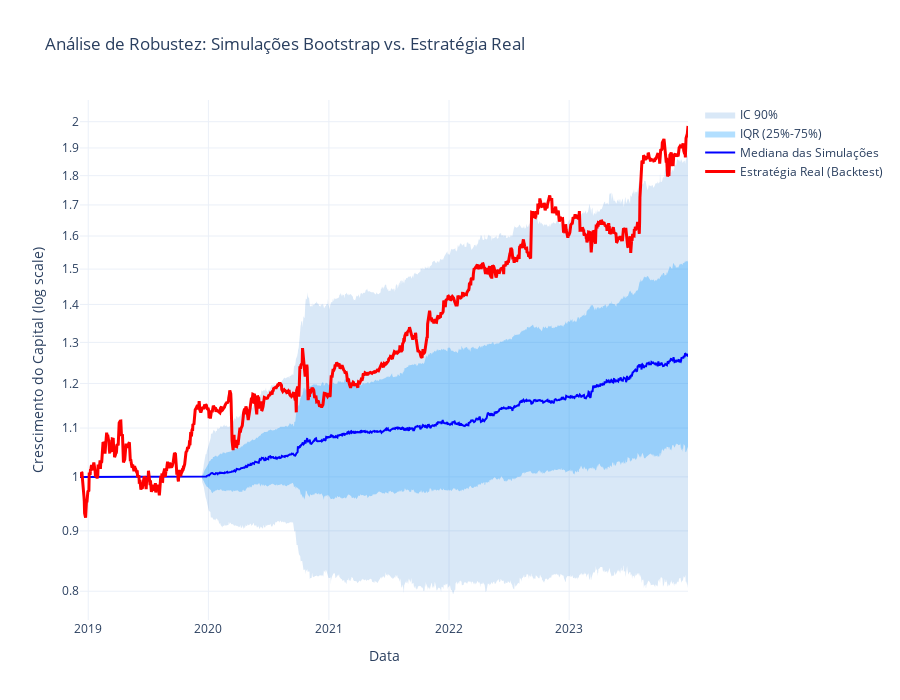

The notebook cell this image was saved under:
### Code cell
# === PASSO 7: Análise de Robustez com Bootstrap de Retornos ===
import plotly.graph_objects as go
import numpy as np
import pandas as pd

print("\n" + "="*80)
print("ANÁLISE DE ROBUSTEZ - SIMULAÇÕES BOOTSTRAP".center(80))
print("="*80)

def simulate_robust_bootstrap(prices_df, target_weights_df, n_simulations=500):
    """
    Simula a estratégia usando bootstrap de retornos históricos.
    Mais realista que adicionar ruído aos pesos.
    """
    all_equity_curves = []
    
    # Calcular retornos históricos
    returns = prices_df.pct_change().fillna(0)
    
    print(f"\nExecutando {n_simulations} simulações bootstrap...")
    
    for i in range(n_simulations):
        # Amostrar retornos com reposição
        idx = np.random.choice(len(returns), size=len(returns), replace=True)
        bootstrap_returns = returns.iloc[idx].values
        bootstrap_returns = pd.DataFrame(
            bootstrap_returns, 
            columns=returns.columns, 
            index=returns.index
        )
        
        # Calcular retornos do portfólio
        weights_aligned = target_weights_df.reindex(bootstrap_returns.index).fillna(method='ffill').fillna(0)
        portfolio_ret = (weights_aligned * bootstrap_returns).sum(axis=1)
        
        # Aplicar custos de transação
        turnover = weights_aligned.diff().abs().sum(axis=1)
        transaction_costs = turnover * 0.0005  # 5 bps
        net_returns = portfolio_ret - transaction_costs
        
        # Calcular curva de equity começando de 1.0
        equity = pd.Series(1.0, index=net_returns.index)
        equity.iloc[1:] = (1 + net_returns.iloc[1:]).cumprod()
        all_equity_curves.append(equity)
        
        if (i + 1) % 100 == 0:
            print(f"  ✓ {i + 1}/{n_simulations} simulações concluídas")
    
    return all_equity_curves

# Executar simulações bootstrap
bootstrap_curves = simulate_robust_bootstrap(prices_df, target_weights_df, n_simulations=500)

# Calcular percentis
equity_matrix = pd.DataFrame(bootstrap_curves)
percentile_5 = equity_matrix.quantile(0.05, axis=0)
percentile_25 = equity_matrix.quantile(0.25, axis=0)
percentile_50 = equity_matrix.quantile(0.50, axis=0)
percentile_75 = equity_matrix.quantile(0.75, axis=0)
percentile_95 = equity_matrix.quantile(0.95, axis=0)

# Estratégia original
original_equity = (1 + bt.results).cumprod()

# Criar gráfico com Plotly
fig = go.Figure()

# Intervalo de confiança 90% (preenchido)
fig.add_trace(go.Scatter(
    x=list(original_equity.index) + list(original_equity.index[::-1]),
    y=list(percentile_5.values) + list(percentile_95.values[::-1]),
    fill='toself',
    fillcolor='rgba(0, 100, 200, 0.15)',
    line=dict(color='rgba(255,255,255,0)'),
    name='IC 90%'
))

# Intervalo IQR 50% (preenchido)
fig.add_trace(go.Scatter(
    x=list(original_equity.index) + list(original_equity.index[::-1]),
    y=list(percentile_25.values) + list(percentile_75.values[::-1]),
    fill='toself',
    fillcolor='rgba(0, 150, 255, 0.3)',
    line=dict(color='rgba(255,255,255,0)'),
    name='IQR (25%-75%)'
))

# Mediana
fig.add_trace(go.Scatter(
    x=original_equity.index,
    y=percentile_50,
    mode='lines',
    line=dict(color='blue', width=2),
    name='Mediana das Simulações'
))

# Estratégia original (com destaque)
fig.add_trace(go.Scatter(
    x=original_equity.index,
    y=original_equity,
    mode='lines',
    line=dict(color='red', width=3),
    name='Estratégia Real (Backtest)'
))

# Benchmark
if hasattr(config, 'BENCHMARK_TICKER') and config.BENCHMARK_TICKER in prices_df.columns:
    benchmark_returns = prices_df[config.BENCHMARK_TICKER].pct_change().fillna(0)
    benchmark_equity = (1 + benchmark_returns).cumprod()
    fig.add_trace(go.Scatter(
        x=original_equity.index,
        y=benchmark_equity,
        mode='lines',
        line=dict(color='gray', width=2, dash='dash'),
        name=f'Benchmark ({config.BENCHMARK_TICKER})'
    ))

fig.update_layout(
    title='Análise de Robustez: Simulações Bootstrap vs. Estratégia Real',
    xaxis_title='Data',
    yaxis_title='Crescimento do Capital (log scale)',
    yaxis_type='log',
    height=700,
    hovermode='x unified',
    template='plotly_white',
    font=dict(size=12)
)

fig.write_html(os.path.join(output_dir, 'monte_carlo_simulations.html'))
try:
    fig.write_image(os.path.join(output_dir, 'monte_carlo_simulations.pdf'))
except:
    print("⚠️ PDF não gerado (kaleido pode não estar instalado)")

fig.show()

# Estatísticas das simulações
print("\n" + "="*80)
print("ESTATÍSTICAS DAS SIMULAÇÕES".center(80))
print("="*80)

final_values = equity_matrix.iloc[-1]
print(f"\nRetorno Final (capital x1):")
print(f"  Percentil 5%:   {percentile_5.iloc[-1]:.2f}x")
print(f"  Percentil 25%:  {percentile_25.iloc[-1]:.2f}x")
print(f"  Mediana (50%):  {percentile_50.iloc[-1]:.2f}x")
print(f"  Percentil 75%:  {percentile_75.iloc[-1]:.2f}x")
print(f"  Percentil 95%:  {percentile_95.iloc[-1]:.2f}x")
print(f"  Estratégia Real: {original_equity.iloc[-1]:.2f}x")

print(f"\nRetornos Totais (%):")
print(f"  Pior caso (5%):     {(percentile_5.iloc[-1] - 1) * 100:.1f}%")
print(f"  Caso médio (50%):   {(percentile_50.iloc[-1] - 1) * 100:.1f}%")
print(f"  Melhor caso (95%):  {(percentile_95.iloc[-1] - 1) * 100:.1f}%")
print(f"  Estratégia Real:    {(original_equity.iloc[-1] - 1) * 100:.1f}%")

print(f"\n✓ Análise de robustez concluída!")

### Figure 1 — Plotly figure (JSON) as saved in the notebook; plotly's stock layout.template omitted (floating-point values rounded to 4 significant figures; data arrays with more than 128 entries replaced by an {"elided": "..."} marker saying what was removed)
{"data": [{"fill": "toself", "fillcolor": "rgba(0, 100, 200, 0.15)", "line": {"color": "rgba(255,255,255,0)"}, "name": "IC 90%", "type": "scatter", "x": {"elided": "2546 str values"}, "y": {"elided": "2546 float values"}}, {"fill": "toself", "fillcolor": "rgba(0, 150, 255, 0.3)", "line": {"color": "rgba(255,255,255,0)"}, "name": "IQR (25%-75%)", "type": "scatter", "x": {"elided": "2546 str values"}, "y": {"elided": "2546 float values"}}, {"line": {"color": "blue", "width": 2}, "mode": "lines", "name": "Mediana das Simulações", "type": "scatter", "x": {"elided": "1273 str values"}, "y": {"elided": "1273 float values"}}, {"line": {"color": "red", "width": 3}, "mode": "lines", "name": "Estratégia Real (Backtest)", "type": "scatter", "x": {"elided": "1273 str values"}, "y": {"elided": "1273 float values"}}], "layout": {"font": {"size": 12}, "height": 700, "hovermode": "x unified", "title": {"text": "Análise de Robustez: Simulações Bootstrap vs. Estratégia Real"}, "xaxis": {"title": {"text": "Data"}}, "yaxis": {"title": {"text": "Crescimento do Capital (log scale)"}, "type": "log"}}}
